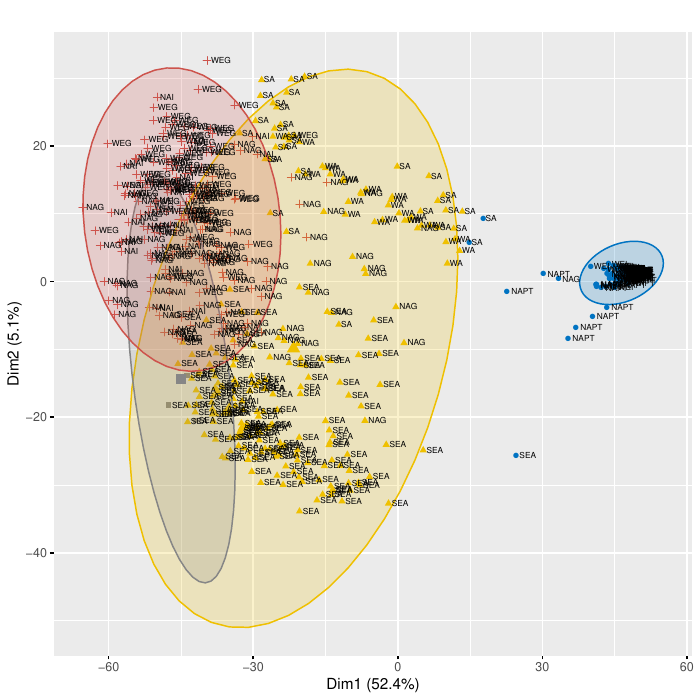

Reproduce this figure in R.
library(ppclust)
library(zCompositions)
library(factoextra)
library(ggplot2)
library(plyr)
d <- read.table("pop_cov.txt",header = T,row.names = 1, sep = "\t", quote = "",stringsAsFactors = F)
d.clr <- apply(d + 0.4, 2, function(x){log(x) - mean(log(x))})
d.pcx <- prcomp(t(d.clr))
write.table(d.pcx$x,file = "pop_pcx.tsv",sep = "\t",quote = F,col.names = T,row.names = T)
d.fcm <- fcm(t(d.clr), centers=8)
d.fcm2 <- ppclust2(d.fcm, "kmeans")

name.matrix <- read.table("pop_mapping_samples.txt",header = F,stringsAsFactors = F, quote = "",sep = "\t")
name.matrix.ordered <- name.matrix[order(match(name.matrix[,1],colnames(d.clr))),]

fig <- fviz_cluster(d.fcm2, data = t(d.clr), ellipse.type = "norm", palette="jco", repel=T, geom = c("point")) + ggtitle(label = '') + geom_text(aes(label=name.matrix.ordered[,2],hjust=-0.2),size=2) + theme(legend.position = "none")
ggsave("pop_kmeans.pdf",plot=fig,device = "pdf")

name.matrix.subset <- name.matrix.ordered[which(name.matrix.ordered$V2 != "NAPT" & name.matrix.ordered$V2 != "WEI"),]
d.subset <- d[,name.matrix.subset[,1]]
d.clr.subset <- apply(d.subset + 0.4, 2, function(x){log(x) - mean(log(x))})
d.pcx.subset <- prcomp(t(d.clr.subset))
write.table(d.pcx.subset$x,file = "pop_subset_pcx.tsv",sep = "\t",quote = F,col.names = T,row.names = T)
d.fcm.subset <- fcm(t(d.clr.subset), centers=6)
d.fcm2.subset <- ppclust2(d.fcm.subset, "kmeans")
fig2 <- fviz_cluster(d.fcm2.subset, data = t(d.clr.subset), ellipse.type = "norm", palette="jco", repel=T, geom = c("point")) + ggtitle(label = '') + geom_text(aes(label=name.matrix.subset[,2],hjust=-0.2),size=2) + theme(legend.position = "none")
ggsave("pop_kmeans_subset.pdf",plot=fig2,device = "pdf")

##### DO HDB CLUSTERING IN PYTHON ######

hdb <- read.table("hdb_pop_clusters.tsv",sep = "\t",stringsAsFactors = F,quote = "")
col <- character()
for(i in 1:nrow(hdb)){
  if(hdb[i,2] == 0){
    col <- c(col,"blue")
  }
  if(hdb[i,2] == 1){
    col <- c(col,"orange")
  }
  if(hdb[i,2] == 2){
    col <- c(col,"green")
  }
  if(hdb[i,2] == 3){
    col <- c(col,"purple")
  }
  if(hdb[i,2] == -1){
    col <- c(col,"grey")
  }
}

Cohort <- character()
for(i in 1:nrow(name.matrix.subset)){
  if(name.matrix.subset[i,2] == "EA"){
    Cohort <- c(Cohort, "East Asian")
  }
  if(name.matrix.subset[i,2] == "SA"){
    Cohort <- c(Cohort, "South American")
  }
  if(name.matrix.subset[i,2] == "WEG"){
    Cohort <- c(Cohort, "Western European General")
  }
  if(name.matrix.subset[i,2] == "NAG"){
    Cohort <- c(Cohort, "North American General")
  }
  if(name.matrix.subset[i,2] == "WA"){
    Cohort <- c(Cohort, "West African")
  }
  if(name.matrix.subset[i,2] == "NAI"){
    Cohort <- c(Cohort, "North American Indigenous")
  }
}


pcx.df <- as.data.frame(d.pcx$x)
hdbplot <- ggplot(data = pcx.df, aes(x=PC1,y=PC2)) + geom_point(colour=col) + geom_text(aes(label=name.matrix[,2],hjust=-0.2),size=2)
ggsave("pop_hdb.pdf",plot=hdbplot,device = "pdf")

##########

hdb2 <- read.table("hdb_pop_subset_clusters.tsv",sep = "\t",stringsAsFactors = F,quote = "")
col2 <- character()
for(i in 1:nrow(hdb2)){
  if(hdb2[i,2] == 0){
    col2 <- c(col2,"blue")
  }
  if(hdb2[i,2] == 1){
    col2 <- c(col2,"orange")
  }
  if(hdb2[i,2] == 2){
    col2 <- c(col2,"purple")
  }
  if(hdb2[i,2] == 3){
    col2 <- c(col2,"green")
  }
  if(hdb2[i,2] == -1){
    col2 <- c(col2,"grey")
  }
}
pcx.df.subset <- as.data.frame(d.pcx.subset$x)
d.mvar <- sum(d.pcx.subset$sdev^2)
PC1 <- paste("PC1: ", round(sum(d.pcx.subset$sdev[1]^2)/d.mvar, 3))
PC2 <- paste("PC2: ", round(sum(d.pcx.subset$sdev[2]^2)/d.mvar, 3))
hdbplot2 <- ggplot(data = pcx.df.subset, aes(x=PC1,y=PC2,colour=col2)) +
  geom_point(colour=col2, aes(shape=Cohort)) +
#  geom_text(aes(label=name.matrix.subset[,2],hjust=-0.2),size=2, colour="black") + 
  stat_ellipse(data = pcx.df.subset,aes(x=PC1,y=PC2, linetype = col2,colour=col2, fill=col2), geom = "polygon",alpha=0.2, show.legend = FALSE) +
  scale_linetype_manual(values = c(1,0,1,1)) +
  scale_color_manual(values = c("blue","grey","orange","purple")) +
  scale_fill_manual(values = c("blue",NA,"orange","purple")) +
  labs(x=PC1,y=PC2) +
  theme(panel.background = element_blank(),axis.line = element_line(colour = "black",size = 0.5))
ggsave("pop_hdb_subset.pdf",plot=hdbplot2,device = "pdf",width = 10)

test <- ggplot(data = pcx.df.subset, aes(x=PC1,y=PC2, colour=Cohort)) + 
  geom_point(colour=Cohort,show.legend = TRUE) +
  theme(panel.background = element_blank(),axis.line = element_line(colour = "black",size = 0.5))
ggsave("test.pdf",plot=test,device = "pdf")
  
####

d.tab <- as.data.frame(cbind(name.matrix, col))
counts <- ddply(d.tab, .(d.tab$V2,d.tab$col), nrow)
colnames(counts) <- c("Cohort", "Cluster", "Count")
write.table(counts, file="pop_clustering_groups.tsv",quote = F,sep = "\t",row.names = F,col.names = T)

d.tab.subset <- as.data.frame(cbind(name.matrix.subset, col2))
counts.subset <- ddply(d.tab.subset, .(d.tab.subset$V2,d.tab.subset$col2), nrow)
colnames(counts.subset) <- c("Cohort", "Cluster", "Count")
write.table(counts.subset, file="pop_subset_clustering_groups.tsv",quote = F,sep = "\t",row.names = F,col.names = T)

sbplot <- ggplot(counts.subset,aes(fill=Cluster, y=Count,x=Cohort)) + geom_bar(position = "fill", stat = "identity") + scale_fill_manual(values = c("blue","grey","orange","purple"))+theme(legend.position = "none",panel.background = element_blank(),axis.line = element_line(colour = "black",size = 0.5)) + ylab("Proportion of samples belonging to cluster")
ggsave("pop_hdb_sbp.pdf",plot=sbplot,device = "pdf")
